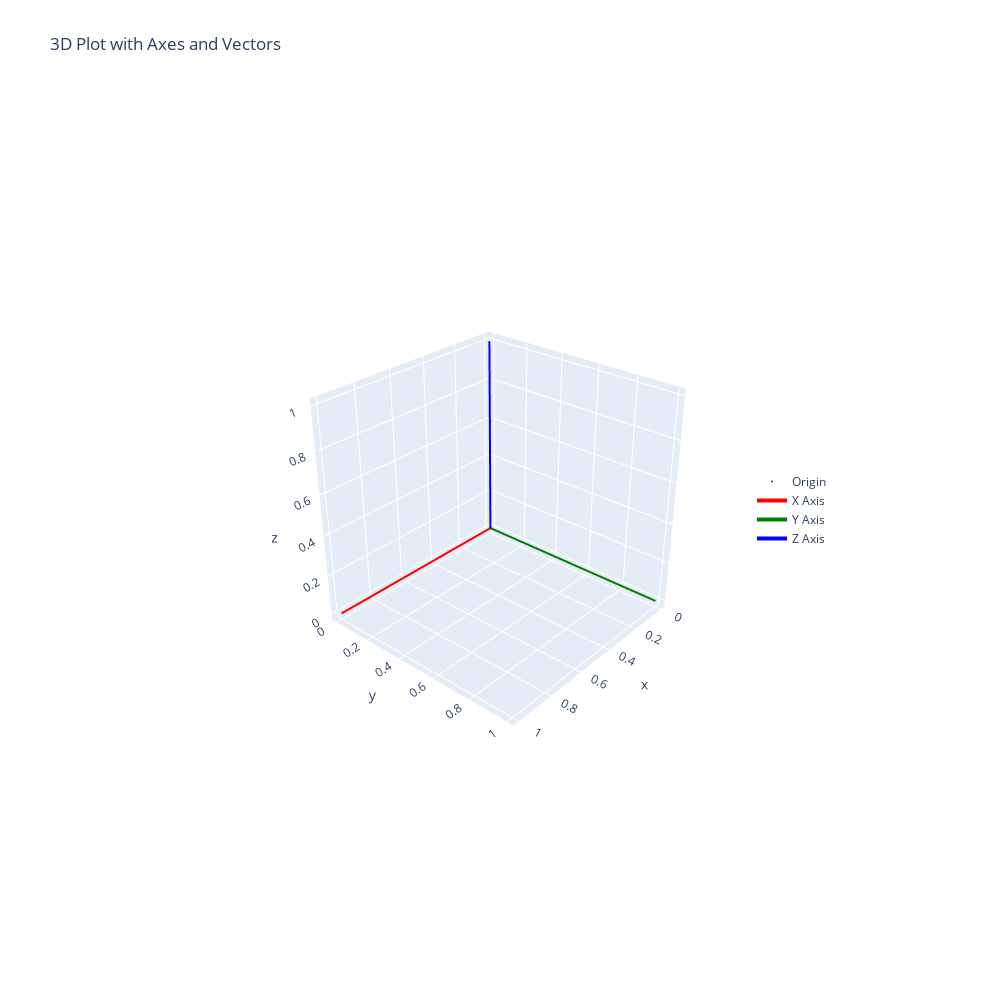

Notebook code cell kept with this figure:
### Code cell
# Demo for plotting in plotly 

fig = go.Figure()

# Create a marker for the origin
fig.add_trace(go.Scatter3d(
    x=[0], y=[0], z=[0],
    mode='markers',
    marker=dict(size=1, color='purple'),
    name='Origin'
))

# Plot coordinate axes x
fig.add_trace(go.Scatter3d(
    x=[0, 1], y=[0, 0], z=[0, 0],
    mode='lines',
    line=dict(color='red', width=4),
    name='X Axis'
))
# Plot coordinate axes y
fig.add_trace(go.Scatter3d(
    x=[0, 0], y=[0, 1], z=[0, 0],
    mode='lines',
    line=dict(color='green', width=4),
    name='Y Axis'
))
# Plot coordinate axes z
fig.add_trace(go.Scatter3d(
    x=[0, 0], y=[0, 0], z=[0, 1],
    mode='lines',
    line=dict(color='blue', width=4),
    name='Z Axis'
))

# # Compute and plot quivers for each pose
# arrow_length = 0.5  # Length of the arrow lines
# colors = ['red', 'green', 'blue']
# for pose in poses:
#     position = pose[:, -1]
#     rotation_matrix = pose[:, :3]
    
#     # Calculate heading vectors
#     headings = np.array([
#         rotation_matrix @ np.array([1, 0, 0]),
#         rotation_matrix @ np.array([0, 1, 0]),
#         rotation_matrix @ np.array([0, 0, 1])
#     ])
    
#     # Add arrows
#     for i, (heading, color) in enumerate(zip(headings, colors)):
#         fig.add_trace(go.Scatter3d(
#             x=[position[0], position[0] + heading[0] * arrow_length],
#             y=[position[1], position[1] + heading[1] * arrow_length],
#             z=[position[2], position[2] + heading[2] * arrow_length],
#             mode='lines+markers',
#             line=dict(color=color, width=4),
#             marker=dict(size=.1, color=color),
#             name=f'Heading {chr(88+i)}'
#         ))

# # ADD 3D Points to the figure 
# fig.add_trace(go.Scatter3d(
#     x=scene_pts[:,0],
#     y=scene_pts[:,1],
#     z=scene_pts[:,2],
#     mode='markers',
#     marker=dict(
#         size=1,  # Marker size
#         color=rgb_data,  # Marker color
#         opacity=0.8  # Marker opacity
#     )
# ))


# Update layout for better visualization
fig.update_layout(
    scene=dict(
        # xaxis=dict(range=[-10, 10], title='x'),
        # yaxis=dict(range=[-10, 10], title='y'),
        # zaxis=dict(range=[0, 20], title='z'),
    ),
    title='3D Plot with Axes and Vectors',
    legend=dict(x=0.8, y=0.5), 
    width = 1000,
    height = 1000
)

# Show the plot
fig.show()

### Figure 1 — Plotly figure (JSON) as saved in the notebook; plotly's stock layout.template omitted (floating-point values rounded to 4 significant figures)
{"data": [{"marker": {"color": "purple", "size": 1}, "mode": "markers", "name": "Origin", "type": "scatter3d", "x": [0], "y": [0], "z": [0]}, {"line": {"color": "red", "width": 4}, "mode": "lines", "name": "X Axis", "type": "scatter3d", "x": [0, 1], "y": [0, 0], "z": [0, 0]}, {"line": {"color": "green", "width": 4}, "mode": "lines", "name": "Y Axis", "type": "scatter3d", "x": [0, 0], "y": [0, 1], "z": [0, 0]}, {"line": {"color": "blue", "width": 4}, "mode": "lines", "name": "Z Axis", "type": "scatter3d", "x": [0, 0], "y": [0, 0], "z": [0, 1]}], "layout": {"height": 1000, "legend": {"x": 0.8, "y": 0.5}, "scene": {"aspectmode": "auto", "aspectratio": {"x": 1, "y": 1, "z": 1}, "camera": {"center": {"x": 0, "y": 0, "z": 0}, "eye": {"x": 2.606, "y": 2.268, "z": 1.93}, "projection": {"type": "perspective"}, "up": {"x": 0, "y": 0, "z": 1}}}, "title": {"text": "3D Plot with Axes and Vectors"}, "width": 1000}}
